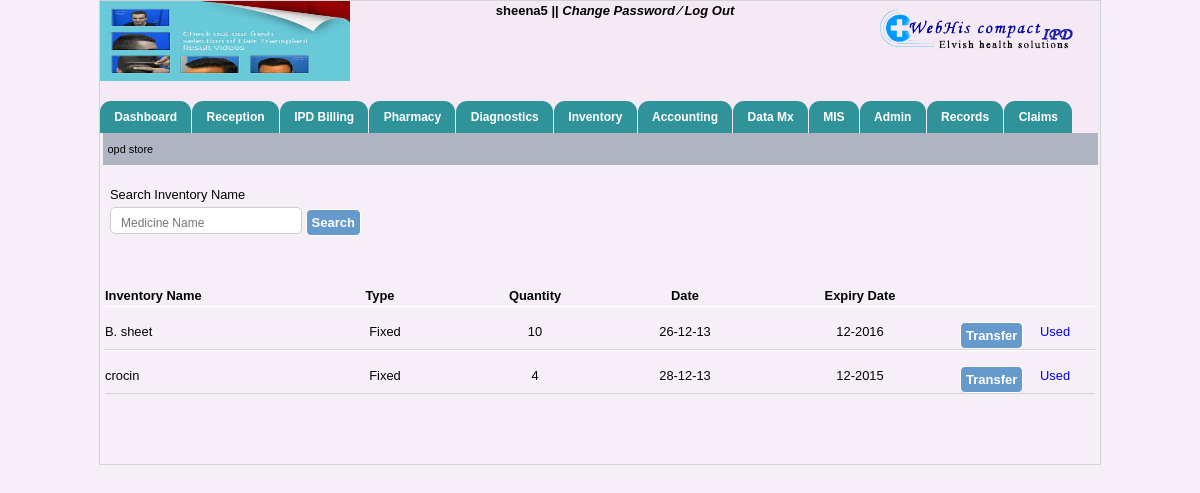
Page /opd_inventrey.php (signed in) on the earlier database version.
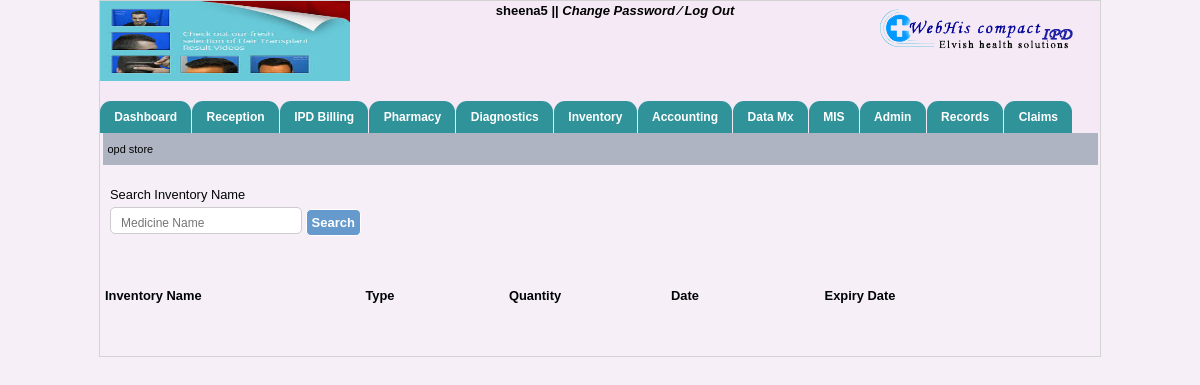
Same page on the later database version.
### tables this page shows
CREATE TABLE IF NOT EXISTS `ot_store` (
  `ot_id` int(200) NOT NULL AUTO_INCREMENT,
  `in_id` int(200) NOT NULL,
  `incharge_name` varchar(200) NOT NULL,
  `i_name` varchar(200) NOT NULL,
  `type` varchar(200) NOT NULL,
  `quantity` varchar(200) NOT NULL,
  `ex_date` varchar(200) NOT NULL,
  `date` varchar(200) NOT NULL,
  `time` varchar(200) NOT NULL,
  `type_of_store` varchar(200) NOT NULL,
  PRIMARY KEY (`ot_id`)
);

### opd_inventrey.php (the view, shortened to what this page needs)
<?php
    include("header.php");
include("menubar.php");
?>
  <div id="opd_bill" style="height:20px; padding-left:5px;">
           opd store
    </div>
  <div style="width:990px; margin:20px auto;" id="search_exist">
          <div id="search_txt" class="p_adding">Search Inventory Name</div>
            <div class="p_adding">
              <span>
<input type="text" name="search" placeholder="Medicine Name" id="inputStringCo" onKeyUp="lookupCo(this.value);" onBlur="fillCo();"  /></span>
                <span><input type="submit" name="find" value="Search" class="btn"/></span>
            </div>
        </div>
   <div style="width:990px; margin:50px auto;">
         <div class="field_bg">
              <div style="float:left; width:200px; "><strong>Inventory Name</strong></div>
              <div style="float:left; width:150px; text-align:center; margin-right:5px;"><strong>Type</strong></div>
              <div style="float:left; width:150px; text-align:center "><strong>Quantity</strong></div>
              <div style="float:left; width:150px; text-align:center "><strong>Date</strong></div>
              <div style="float:left; width:200px; text-align:center "><strong>Expiry Date</strong></div>
                <?php $res3=mysql_query("select * from ot_store where type_of_store='OPD Store'");
                while($row3=mysql_fetch_array($res3)){
                    $ot_id=$row3[0];?>
                  <div class="cls" style="margin-bottom:15px; height:1px; background:#FFF;"></div>
                  <form method="post" action="main_store_tran.php">
                    <div style="float:left; width:200px; margin-right:5px;"><?php echo $row3[3];?></div>
                          <div style="float:left; width:150px; text-align:center"><?php echo $row3[4]; ?></div>
                    <div style="float:left; width:150px; text-align:center"><?php echo $row3[5];?></div>
                      <div style="float:left; width:150px; text-align:center"><?php echo $row3[7];?></div>
                    <div style="float:left; width:200px;  text-align:center"><?php echo $row3[6];?></div>
                    <div style="float:left; width: 80px; "><input type="submit"name="transfer1" value="Transfer" class="btn"/></div>
                    <div style="float:left; width: 20px; "><a href='used_inventrey.php?used=<?php echo $ot_id; ?> '>Used</a></div>
                <div class="cls" style="margin-top:15px;  border-bottom:1px solid lightgray;"></div>
        </form>
             <?php
             }
             ?>
      </div>
  </div>
  <?php
    include("footer.php");
  ?>

Differences in the rows shown:
removed ot_store: i_name "B. sheet", type "Fixed", quantity "10", date "26-12-13", ex_date "12-2016"
removed ot_store: i_name "crocin", type "Fixed", quantity "4", date "28-12-13", ex_date "12-2015"
